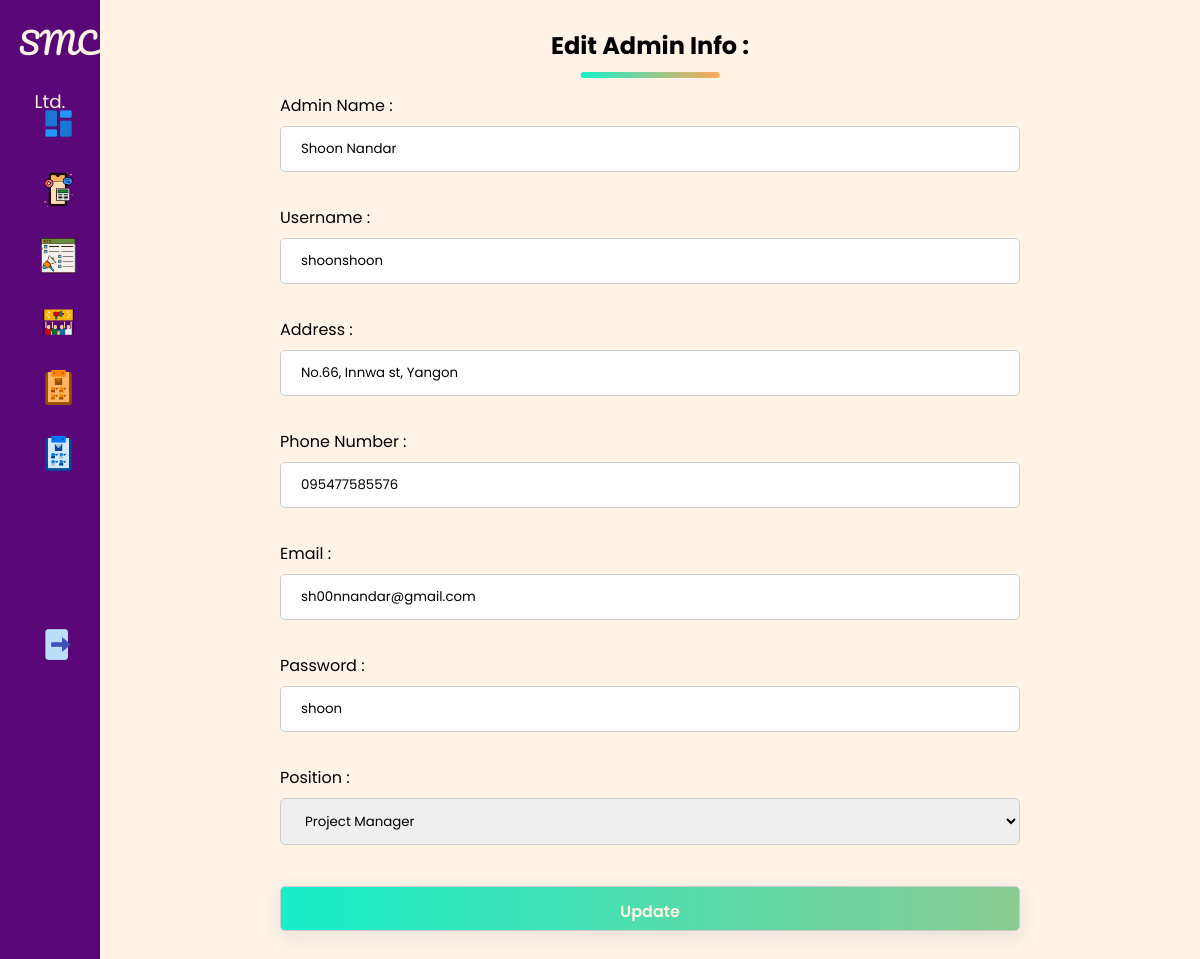
The page /adminEdit.php?AID=1 on the database its author committed.
### tables this page shows
CREATE TABLE `admintb` (
  `AdminID` int(11) NOT NULL,
  `AdminName` varchar(30) DEFAULT NULL,
  `Username` varchar(30) DEFAULT NULL,
  `Address` varchar(255) DEFAULT NULL,
  `PhoneNo` varchar(30) DEFAULT NULL,
  `ProfileImage1` varchar(255) DEFAULT NULL,
  `Email` varchar(50) DEFAULT NULL,
  `Password` varchar(50) DEFAULT NULL,
  `Position` varchar(50) DEFAULT NULL
);

### AdminEdit.php (the view, shortened to what this page needs)
<?php
include('dbconnect.php');
$AdminID = $_GET['AID'];
$query = "SELECT * FROM admintb
        WHERE AdminID='$AdminID'";
$ret = mysqli_query($connect, $query);
$arr = mysqli_fetch_array($ret);
?>
<!DOCTYPE html>
<html lang="en">
<head>
    <link rel="stylesheet" type="text/css"
        href="Style/AdminStyle.css?<?php echo time(); ?>">
    <link rel="stylesheet"
        href="https://maxst.icons8.com/vue-static/landings/line-awesome/line-awesome/1.3.0/css/line-awesome.min.css">
    <link rel="stylesheet" href="https://cdnjs.cloudflare.com/ajax/libs/font-awesome/6.5.2/css/all.min.css">
</head>
<body> <input type="checkbox" id="nav-toggle">
    <div class="slidebar">
        <div class="slidebar-brand">
            <a href="Dashboard.php">SMC <span><small>Ltd.</small></span></a>
        </div>
        <div class="sliderbar-menu">
            <ul>
                <li>
                    <a href="Dashboard.php" class="active"><img src="admindata/ic-db.png" alt="Dashboard" /></span>
                    </a>
                </li>
                <li>
                    <a href="Media.php"><img src="admindata/ic-md.png" alt="media" />
                    </a>
                </li>
                <li>
                    <a href="CampaignType.php"><img src="admindata/ic-ct.png" alt="campaignType" />
                    </a>
                </li>
                <li>
                    <a href="Campaign.php"><img src="admindata/ic-cp.png" class="cp" alt="campaigns" />
                    </a>
                </li>
                <li>
                    <a href="CustomerList.php"> <img src="AdminData/ic-cus.png" alt="customerList" />
                    </a>
                </li>
                <li>
                    <a href="AdminList.php">
                        <img src="AdminData/ic-ad.png" alt="adminList" />
                    </a>
                </li>
                <li> <br><br><br><br><br>
                    <a href="AdminLogOut.php" class="logout"> <img src="admindata/icons8-logout-96.png" alt=""> </a>
                </li>
            </ul>
        </div>
    </div>
    <section class="Listing">
        <div class="Media">
            <form action="AdminEdit.php" method="POST">
                <h1 class="section-title underline">Edit Admin Info :</h1>
                <label for="">Admin Name :</label>
                <input type="text" name="txtAdminName"
                    value="<?php echo $arr['AdminName'] ?>"
                    required><br><br>
                <label for="">Username :</label>
                <input type="text" name="txtUsername"
                    value="<?php echo $arr['Username'] ?>"
                    required><br><br>
                <label for="">Address :</label>
                <input type="text" name="txtAddress"
                    value="<?php echo $arr['Address'] ?>"
                    required><br><br>
                <label for="">Phone Number :</label>
                <input type="text" name="txtPhoneNo"
                    value="<?php echo $arr['PhoneNo'] ?>"
                    required><br><br>
                <label for="">Email :</label>
                <input type="text" name="txtEmail"
                    value="<?php echo $arr['Email'] ?>"
                    required><br><br>
                <label for="">Password :</label>
                <input type="text" name="txtPassword"
                    value="<?php echo $arr['Password'] ?>"
                    required><br><br>
                <label for="">Position :</label>
                <select name="cboPsition">
                    <option>
                        <?php echo $arr['Position'] ?>
                    </option>
                </select>
                <br><br>
                <input type="submit" name="btnUpdate" value="Update" id="" class="btn">
            </form>
        </div>
    </section>
</body>
</html>

### Style/AdminStyle.css (style rules this page uses)
:root { --main-color: hsl(172, 87%, 53%); --secondary-color: #bfe5c7; --Accent-color: hsl(39, 100%, 52%); --text-color: #000c19; --white-text: #fff3e6; --logo-color: hsl(284, 87%, 25%); --nav-bg: #0c3215; --text-grey: #838383; --shadow: 0 5px 20px 1px hsla(220, 63%, 33%, 0.1); --transition-1: 0.25s ease; --razzmatazz: hsl(170, 87%, 51%); --rajah: hsl(29, 99%, 67%); --t-bg-color: #ffdfbd; --gradient-2: linear-gradient(90deg, var(--razzmatazz), var(--rajah)); --transition-2: 0.35s ease; }
* { padding: 0; margin: 0; box-sizing: border-box; list-style: none; text-decoration: none; font-family: "Poppins", sans-serif; }
body { background: var(--white-text); }
.btn { width: 100%; height: 45px; background-image: var(--gradient-2); background-size: 200%; border: none; outline: none; border-radius: 6px; box-shadow: var(--shadow); cursor: pointer; font-size: 16px; color: var(--white-text); font-weight: 600; transition: var(--transition-2); }
.section-title { color: var(--st-patricks-blue); margin-block-end: 30px; max-width: max-content; margin-inline: auto; }
.underline { position: relative; }
.underline::before { content: ""; position: absolute; bottom: -15px; left: 50%; transform: translateX(-50%); width: 70%; height: 6px; background-image: var(--gradient-2); border-radius: 10px; }
h1 { text-align: center; }
.slidebar { width: 260px; position: fixed; left: 0; top: 0; height: 100%; background: var(--logo-color); transition: width 300ms; }
.slidebar-brand { height: 90px; padding: 1rem 0rem 1rem 2rem; }
.slidebar-brand a { font-family: "Pacifico", cursive; font-size: 30px; color: var(--white-text); }
.slidebar-brand a span { font-size: 22px; }
.slidebar-brand span { display: inline-block; padding-right: 1rem; }
.sliderbar-menu { margin-top: 1rem; }
.sliderbar-menu li { width: 100%; margin-bottom: 1.5rem; padding-left: 2rem; }
.sliderbar-menu a { display: block; color: var(--white-text); font-size: 1rem; transition: var(--transition-1); }
.sliderbar-menu a.logout { height: 50%; }
.sliderbar-menu .las, img { width: 35px; height: 35px; }
.Listing { transition: margin-left 300ms; margin-left: 260px; padding: 20px; }
.Media { margin: 1vh 20vh; }
.Media form input, .Media form textarea, .Media form select { display: inline-block; width: 100%; padding: 12px 20px; margin: 8px 0; border: 1px solid #ccc; border-radius: 5px; box-sizing: border-box; }
@media only screen and (max-width: 1200px) { .slidebar { width: 100px; } }
@media only screen and (max-width: 1200px) { .slidebar .slidebar-brand, .slidebar li { padding-left: 1rem; text-align: center; } }
@media only screen and (max-width: 1200px) { .slidebar li a { padding-left: 0rem; } }
@media only screen and (max-width: 1200px) { .main-content, .Listing { margin-left: 100px; } }

### rows shown on the page
admintb: txtAdminName "Shoon Nandar", txtUsername "shoonshoon", txtAddress "No.66, Innwa st, Yangon", txtPhoneNo "095477585576", txtEmail "sh00nnandar@gmail.com", txtPassword "shoon", cboPsition "Project Manager"
